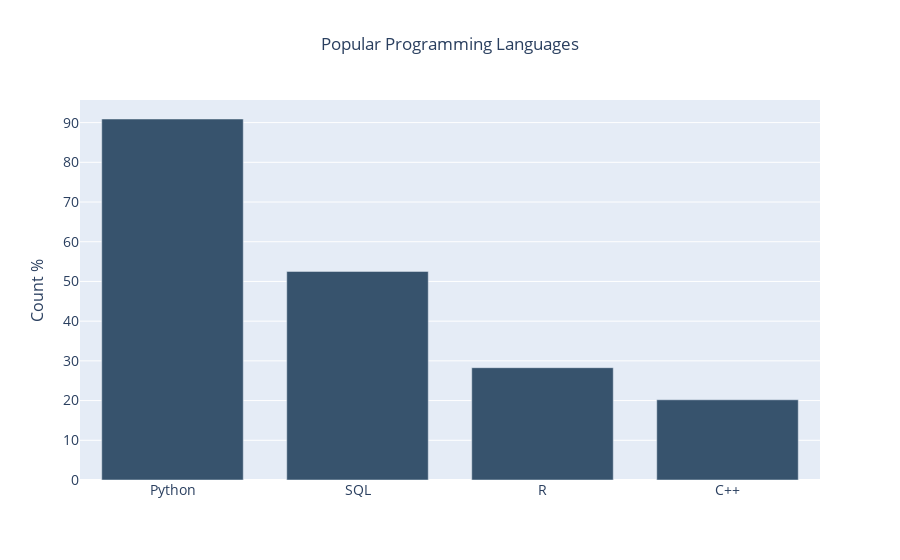

Notebook cell for this chart:
### Markdown cell above
Now we add a bar graph, also customized with buttons to select the date range

### Code cell
count = Counter()
for row in projects['Languages']:
    try:
        row_list = row.split(";")
    except:
        pass
    count.update(Counter(combinations(row_list, 1)))
dic = dict()    
for key,value in count.most_common(10):
    dic[key[0]] = value
most_used = pd.DataFrame()
most_used["Language"] = dic.keys()
most_used["Count"] = dic.values()
most_used["Count %"] = most_used["Count"].apply(lambda x: (x*100)/projects.shape[0])

most_suggested = pd.DataFrame(projects['Languages'].value_counts())
most_suggested.reset_index(inplace=True)
most_suggested.columns = ["Language", "Count"]
most_suggested = most_suggested[most_suggested["Language"]!="Not Specified"]
most_suggested.reset_index(inplace=True)
most_suggested["Count %"] = most_suggested["Count"].apply(lambda x: (x*100)/projects.shape[0])


lang = pd.merge(most_used, most_suggested, on="Language")
lang.drop(columns=["Count_x", "index", "Count_y"], inplace=True)
lang.columns=["Language", "Count % for most used language", "Count % for most suggested language"]

fig = go.Figure()
fig.add_trace(go.Bar(x=lang['Language'],
                y=lang['Count % for most used language'],
                name='Most Used Programming Language',
                marker_color='rgb(55, 83, 109)'
                ))

fig.update_layout(
    title = "Popular Programming Languages",
    xaxis_tickfont_size=14,
    yaxis=dict(
        title='Count %',
        titlefont_size=16,
        tickfont_size=14,
    ),
    legend=dict(
        x=0.6,
        y=1.0,
        bgcolor='rgba(255, 255, 255, 0)',
        bordercolor='rgba(255, 255, 255, 0)',
        
    ),
    barmode='group',
    bargap=0.15, 
    bargroupgap=0.1,
    title_x=0.5,
    autosize = True,
)
fig.show()

### Figure 1 — Plotly figure (JSON) as saved in the notebook; plotly's stock layout.template omitted (floating-point values rounded to 4 significant figures)
{"data": [{"marker": {"color": "rgb(55, 83, 109)"}, "name": "Most Used Programming Language", "type": "bar", "x": ["Python", "SQL", "R", "C++"], "y": [90.91, 52.53, 28.28, 20.2]}], "layout": {"autosize": true, "bargap": 0.15, "bargroupgap": 0.1, "barmode": "group", "legend": {"bgcolor": "rgba(255, 255, 255, 0)", "bordercolor": "rgba(255, 255, 255, 0)", "x": 0.6, "y": 1}, "title": {"text": "Popular Programming Languages", "x": 0.5}, "xaxis": {"tickfont": {"size": 14}}, "yaxis": {"tickfont": {"size": 14}, "title": {"font": {"size": 16}, "text": "Count %"}}}}
